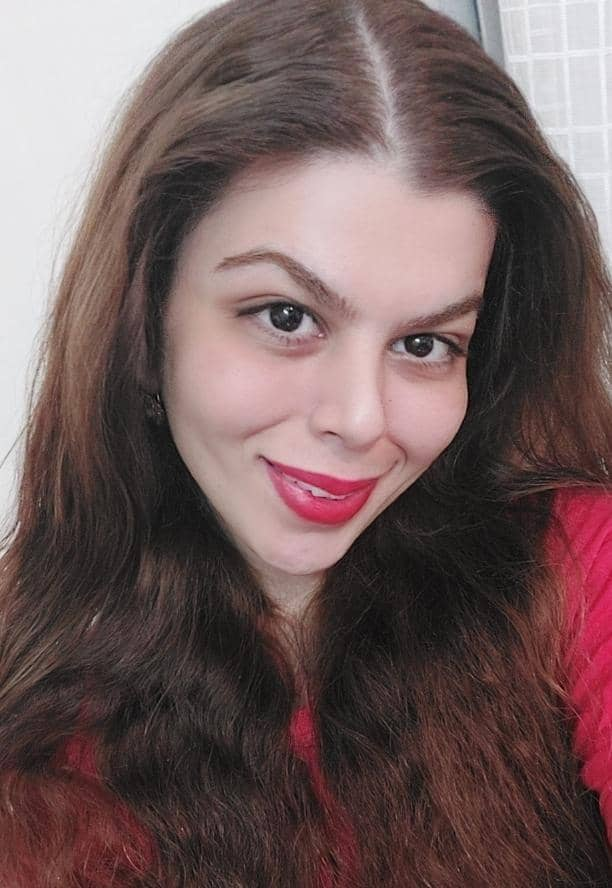
#> input picture butterfly.jpg, 612 x 888 px
$ jupyter execute --allow-errors 'eye detection.ipynb'   (shell and % lines are left out)
#> lines starting #> are read from the running program, lines starting #| are printed output that depends on the picture
# eye detection

[cell 1]
import cv2
import numpy as np
import matplotlib.pyplot as plt

[cell 2]
img = cv2.imread('butterfly.jpg')
#> img is the input picture: shape (888, 612, 3); mean B, G, R 90.9, 91.4, 112.9
img = cv2.cvtColor(img, cv2.COLOR_BGR2RGB)

img1= cv2.imread('butterfly1.jpg')
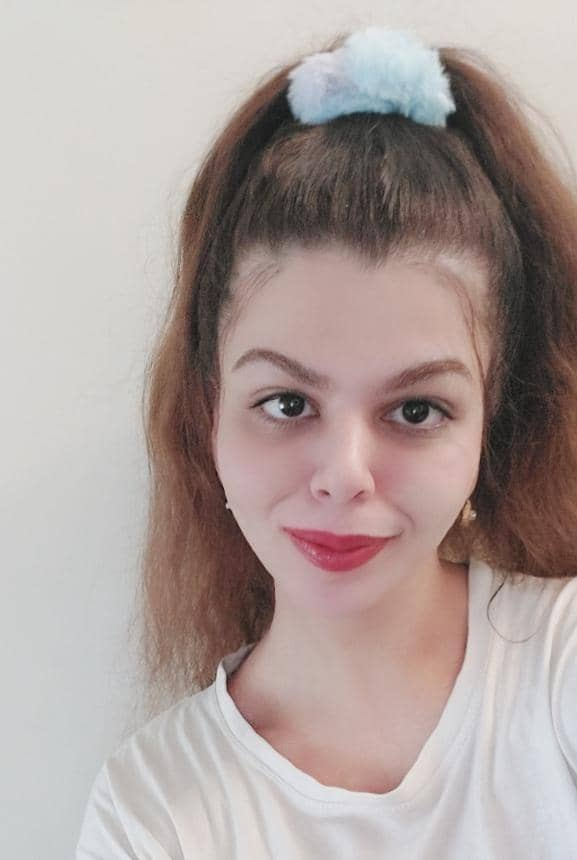
#> input picture butterfly1.jpg, 577 x 860 px
#> img1 is the input picture: shape (860, 577, 3); mean B, G, R 156.2, 159.4, 173
img1 = cv2.cvtColor(img1, cv2.COLOR_BGR2RGB)

group= cv2.imread('group1.jpg')
#> (the rest of this cell did not finish here and is left out)

[cell 3]
plt.imshow(img)

[cell 4]
plt.imshow(img1)

#> (a cell that did not finish here is left out)

[cell 6]
# this has around 6 features of face and we are going to pass to this to our image to see if those features are in our image
# and whether it is able to detect the face or not
eye_cascade = cv2.CascadeClassifier('C:/Users/amirs/Anaconda3/pkgs/libopencv-4.7.0-py311h787696b_6/Library/etc/haarcascades/haarcascade_eye.xml')

[cell 7]
def eye_detection(img):
    face_img = img.copy()
    eye_rects = eye_cascade.detectMultiScale(face_img)
#> eye_rects = [[341, 304, 21, 21], [379, 309, 77, 77], [232, 266, 104, 104], [283, 497, 45, 45]]
    for (x,y,w,h) in eye_rects:
        cv2.rectangle(face_img,(x,y), (x+w, y+h), (0,255,0),10)
#> this loop made 4 passes
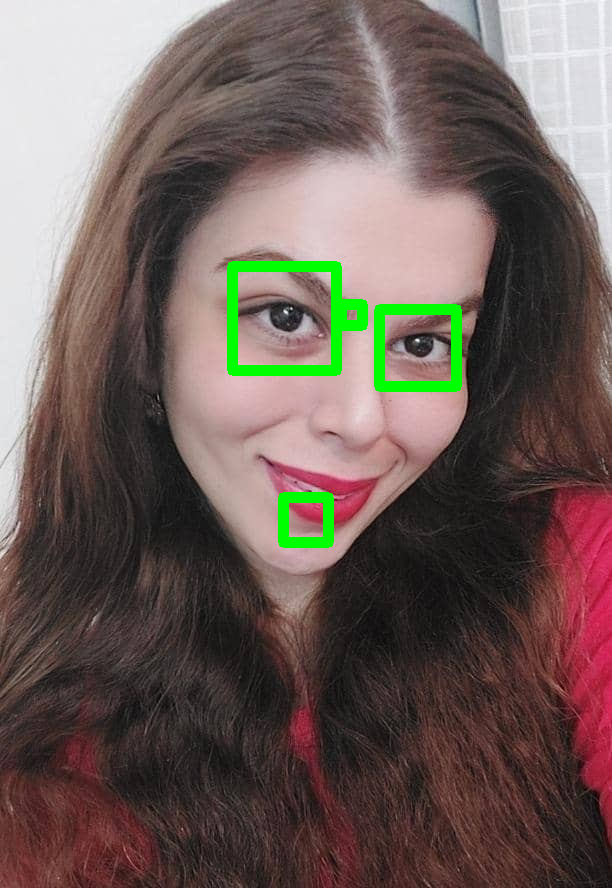
#> face_img: shape (888, 612, 3); mean R, G, B 109.2, 93.5, 88
    return face_img

[cell 8]
result1 = eye_detection(img)
plt.imshow(result1)

[cell 9]
result2 = eye_detection(img1)
#> in eye_detection (call 2), `eye_rects = eye_cascade.detectMultiScale(face_img)`: eye_rects = [[342, 478, 38, 38], [372, 376, 74, 74], [300, 468, 48, 48], [244, 364, 85, 85], [276, 459, 58, 58], [182, 643, 58, 58], [189, 640, 73, 73]]
#> the loop in eye_detection (call 2), `for (x,y,w,h) in eye_rects:` made 7 passes
#> after the loop in eye_detection (call 2), `for (x,y,w,h) in eye_rects:`:
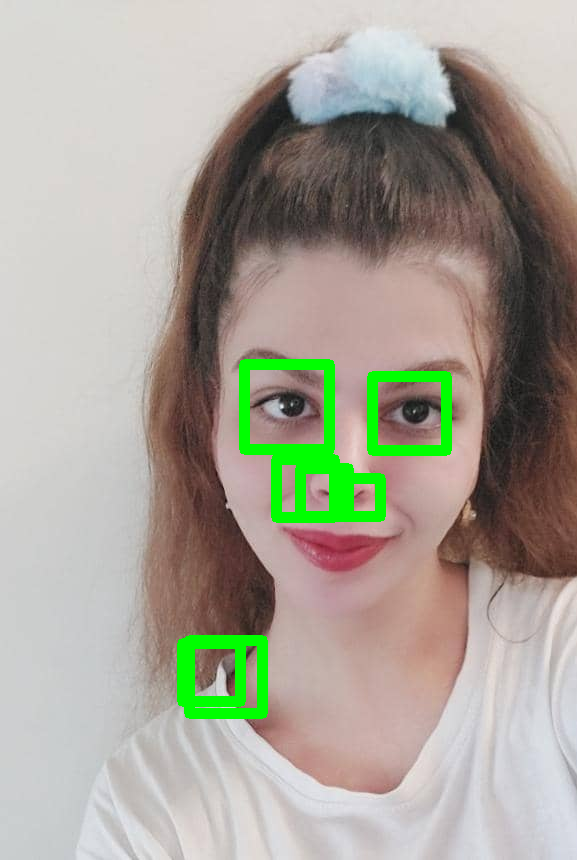
#> face_img: shape (860, 577, 3); mean R, G, B 167.2, 163.2, 151.5
plt.imshow(result2)

#> (a cell that did not finish here is left out)

[cell 11]
def advanced_eye_detection(img):
    face_img = img.copy()
    eye_rects = eye_cascade.detectMultiScale(face_img, scaleFactor=1.2, minNeighbors=5)
#> eye_rects = [[377, 309, 77, 77], [232, 268, 99, 99]]
    for (x,y,w,h) in eye_rects:
        cv2.rectangle(face_img,(x,y), (x+w, y+h), (0,255,0),10)
#> this loop made 2 passes
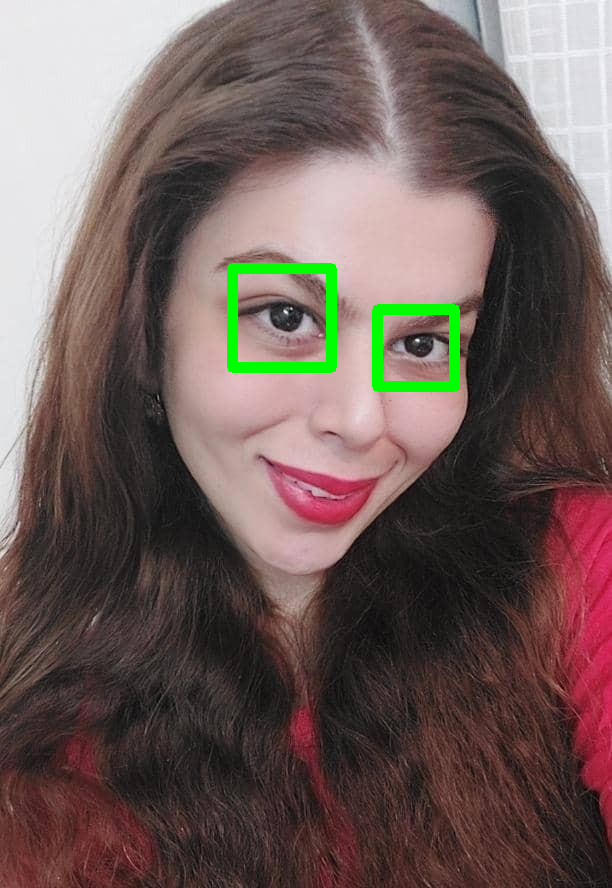
#> face_img: shape (888, 612, 3); mean R, G, B 110.3, 92.9, 88.8
    return face_img

[cell 12]
result1 = advanced_eye_detection(img)
plt.imshow(result1)

[cell 13]
result2 = advanced_eye_detection(img1)
#> in advanced_eye_detection (call 2), `eye_rects = eye_cascade.detectMultiScale(face_img, scaleFactor=1.2, mi..`: eye_rects = [[243, 364, 84, 84], [374, 378, 73, 73]]
#> the loop in advanced_eye_detection (call 2), `for (x,y,w,h) in eye_rects:` made 2 passes
#> after the loop in advanced_eye_detection (call 2), `for (x,y,w,h) in eye_rects:`:
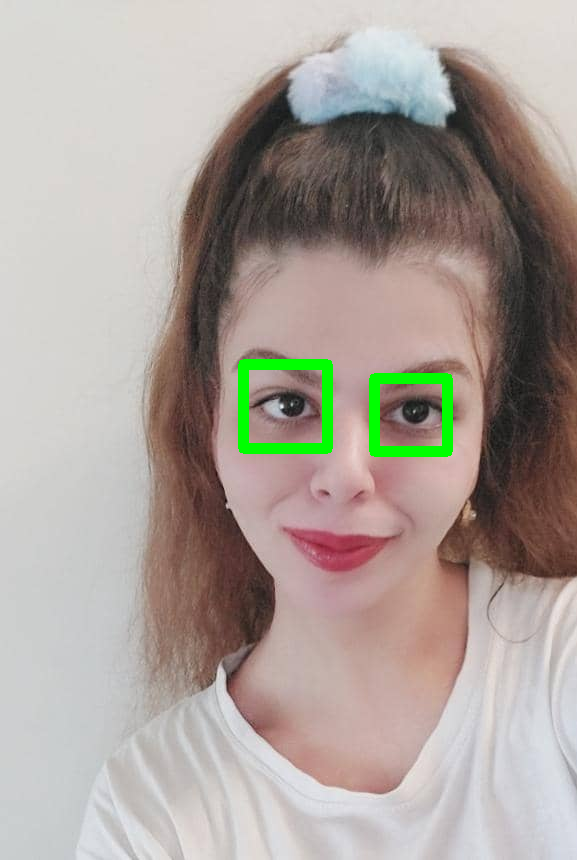
#> face_img: shape (860, 577, 3); mean R, G, B 170.7, 161, 154.4
plt.imshow(result2)

[cell 14]
def advanced_eye_detection(img, scaleFactor=1.2, minNeighbors=5):
#> called with scaleFactor = 1.3, minNeighbors = 5
    face_img = img.copy()
    eye_rects = eye_cascade.detectMultiScale(face_img, scaleFactor=scaleFactor, minNeighbors=minNeighbors)
#> eye_rects = [[371, 377, 75, 75], [247, 366, 81, 81], [281, 463, 53, 53]]
    for (x, y, w, h) in eye_rects:
        cv2.rectangle(face_img, (x, y), (x+w, y+h), (0, 255, 0), 10)
#> this loop made 3 passes
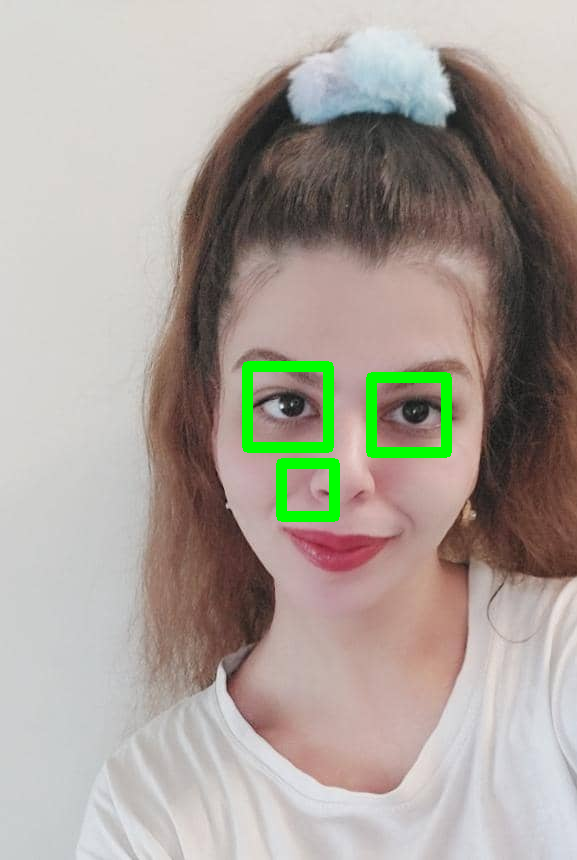
#> face_img: shape (860, 577, 3); mean R, G, B 169.8, 161.5, 153.6
    return face_img

[cell 15]
result2 = advanced_eye_detection(img1,scaleFactor=1.3)
plt.imshow(result2)

#> (a cell that did not finish here is left out)
